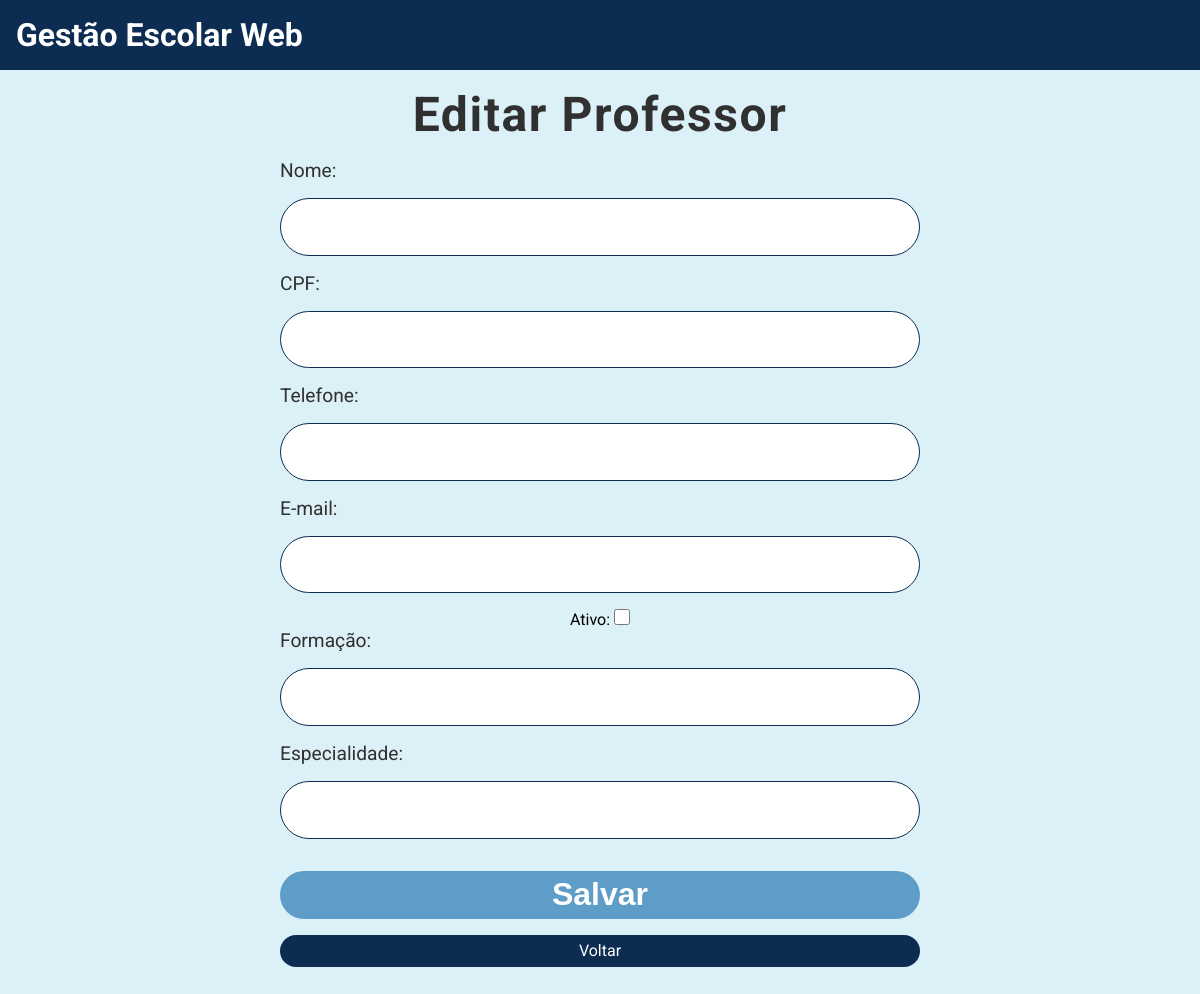
Page /editar/professor/13 on the earlier database version.
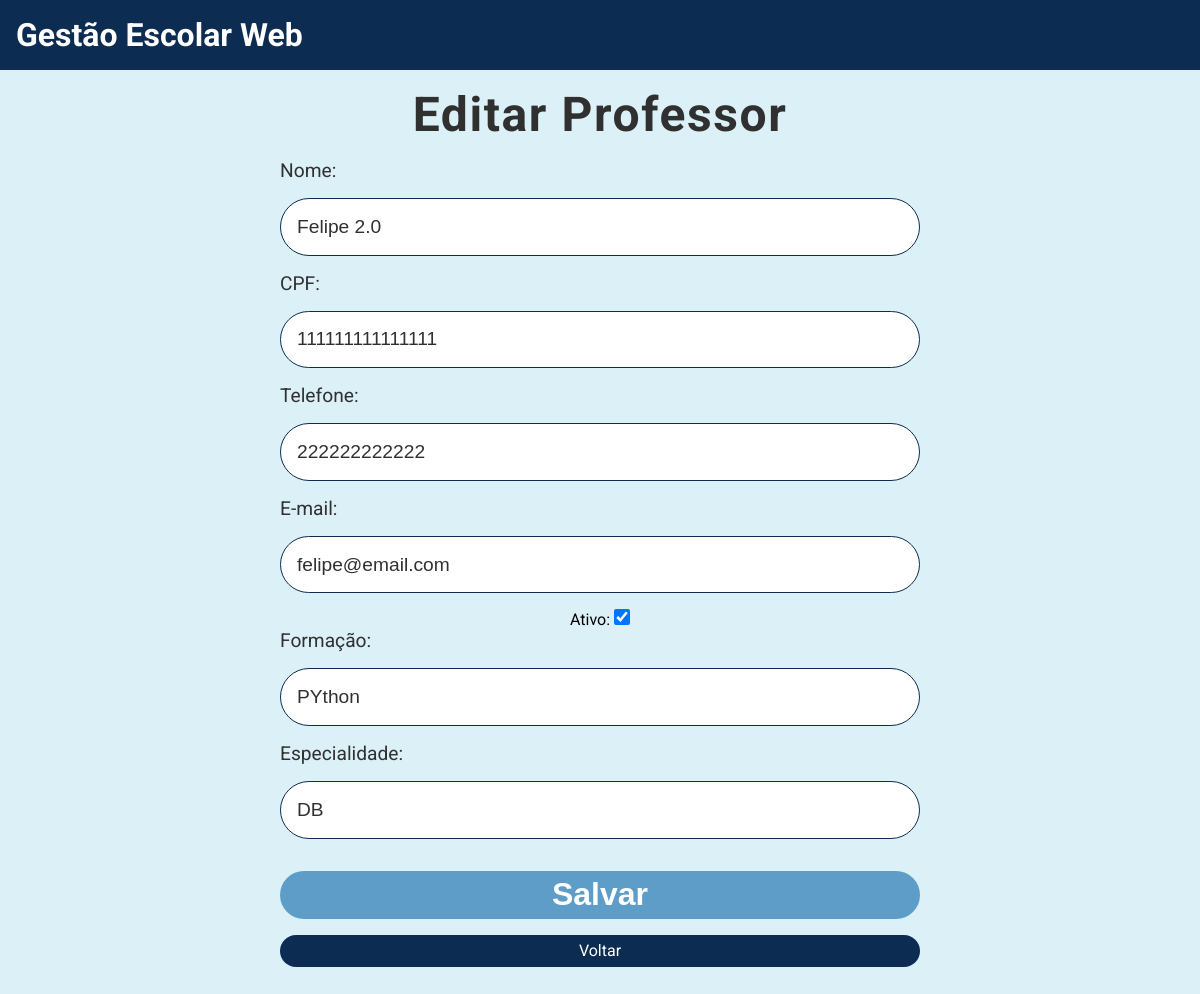
Same page on the later database version.
### tables this page shows
CREATE TABLE Professores (matricula INTEGER PRIMARY KEY AUTOINCREMENT, nome VARCHAR (255) NOT NULL, cpf CHAR (11) NOT NULL, telefone CHAR (11), email VARCHAR (255), ativo BOOLEAN DEFAULT (1), formacao VARCHAR (255), especialidade VARCHAR (255));

### main.py (the view, shortened to what this page needs)
@app.route("/editar/professor/<matricula>", methods=('GET', 'POST'))
def editar_professor(matricula):
    professor = Professor.listaProfessorMatricula(matricula = matricula)
    return render_template("editar_professor.html", professor=professor)

### professor.py (called while the page is built)
    @classmethod
    def listaProfessorMatricula(cls, matricula):
        conexao = sqlite3.connect("gestao_escolar.db")
        cursor = conexao.cursor()
        sql = f"""
            SELECT * FROM Professores WHERE matricula = '{matricula}'
        """
        cursor.execute(sql)
        listaProfessor = cursor.fetchone()
        conexao.close()
        return listaProfessor

### templates/editar_professor.html
{% extends "base.html" %} {% block conteudo %}
<div class="conteudo-principal">
    <h2>Editar Professor</h2>
    <div class="conteudo-formulario">
        <form method="post">
            <div class="campos-formulario">
                <label for="nome_professor">Nome:</label>
                <input
                    type="text"
                    id="nome_professor"
                    name="nome_professor"
                    value="{{ professor[1] }}"
                    required
                />
            </div>
            <div class="campos-formulario">
                <label for="cpf_professor">CPF:</label>
                <input
                    type="text"
                    id="cpf_professor"
                    name="cpf_professor"
                    value="{{ professor[2] }}"
                    required
                />
            </div>
            <div class="campos-formulario">
                <label for="telefone_professor">Telefone:</label>
                <input
                    type="text"
                    id="telefone_professor"
                    name="telefone_professor"
                    value="{{ professor[3] }}"
                />
            </div>
            <div class="campos-formulario">
                <label for="email_professor">E-mail:</label>
                <input
                    type="email"
                    id="email_professor"
                    name="email_professor"
                    value="{{ professor[4] }}"
                />
            </div>
            <div class="checkbox">
                <label for="ativo_professor">Ativo:</label>
                {% if professor[5] == 1 %}
                <input
                    type="checkbox"
                    id="ativo_professor"
                    name="ativo_professor"
                    checked
                />
                {% else %}
                <input
                    type="checkbox"
                    id="ativo_professor"
                    name="ativo_professor"
                />
                {% endif %}
            </div>
            <div class="campos-formulario">
                <label for="formacao_professor">Formação:</label>
                <input
                    type="text"
                    id="formacao_professor"
                    name="formacao_professor"
                    value="{{ professor[6] }}"
                />
            </div>
            <div class="campos-formulario">
                <label for="especialidade_professor">Especialidade:</label>
                <input
                    type="text"
                    id="especialidade_professor"
                    name="especialidade_professor"
                    value="{{ professor[7] }}"
                />
            </div>
            <button type="submit">Salvar</button>
        </form>
        <a href="/listar/professores" class="botao-primario">Voltar</a>
    </div>
</div>
{% endblock %}

Differences in the rows shown:
added Professores: nome_professor "Felipe 2.0", cpf_professor "111111111111111", telefone_professor "222222222222", email_professor "felipe@email.com", formacao_professor "PYthon", especialidade_professor "DB"
Other differences:
form field ativo_professor: (not shown) → "☑"
form field ativo_professor: "☐" → (not shown)
